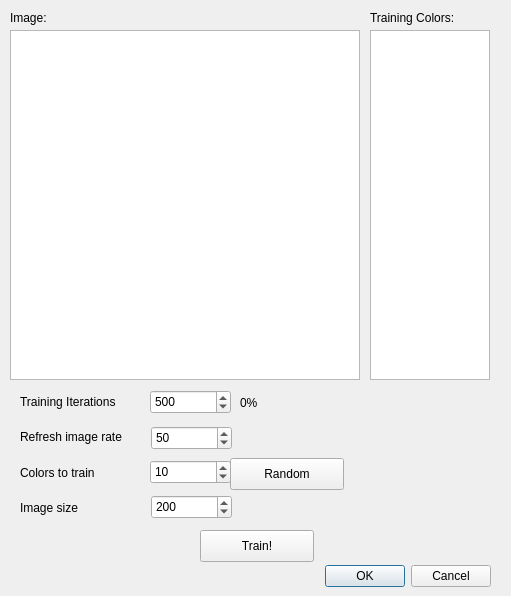
<?xml version="1.0" encoding="UTF-8"?>
<ui version="4.0">
 <class>Dialog</class>
 <widget class="QDialog" name="Dialog">
  <property name="geometry">
   <rect>
    <x>0</x>
    <y>0</y>
    <width>511</width>
    <height>596</height>
   </rect>
  </property>
  <property name="windowTitle">
   <string>Aldohonen</string>
  </property>
  <widget class="QDialogButtonBox" name="buttonBox">
   <property name="geometry">
    <rect>
     <x>150</x>
     <y>560</y>
     <width>341</width>
     <height>32</height>
    </rect>
   </property>
   <property name="orientation">
    <enum>Qt::Horizontal</enum>
   </property>
   <property name="standardButtons">
    <set>QDialogButtonBox::Cancel|QDialogButtonBox::Ok</set>
   </property>
  </widget>
  <widget class="QGraphicsView" name="originalGV">
   <property name="geometry">
    <rect>
     <x>10</x>
     <y>30</y>
     <width>350</width>
     <height>350</height>
    </rect>
   </property>
   <property name="mouseTracking">
    <bool>true</bool>
   </property>
   <property name="verticalScrollBarPolicy">
    <enum>Qt::ScrollBarAlwaysOff</enum>
   </property>
   <property name="horizontalScrollBarPolicy">
    <enum>Qt::ScrollBarAlwaysOff</enum>
   </property>
  </widget>
  <widget class="QLabel" name="label">
   <property name="geometry">
    <rect>
     <x>10</x>
     <y>10</y>
     <width>101</width>
     <height>16</height>
    </rect>
   </property>
   <property name="text">
    <string>Image:</string>
   </property>
  </widget>
  <widget class="QLabel" name="label_7">
   <property name="geometry">
    <rect>
     <x>20</x>
     <y>394</y>
     <width>121</width>
     <height>16</height>
    </rect>
   </property>
   <property name="text">
    <string>Training Iterations</string>
   </property>
  </widget>
  <widget class="QSpinBox" name="iterations">
   <property name="geometry">
    <rect>
     <x>150</x>
     <y>390</y>
     <width>81</width>
     <height>24</height>
    </rect>
   </property>
   <property name="minimum">
    <number>1</number>
   </property>
   <property name="maximum">
    <number>999999999</number>
   </property>
   <property name="value">
    <number>500</number>
   </property>
  </widget>
  <widget class="QLabel" name="avg">
   <property name="geometry">
    <rect>
     <x>478</x>
     <y>439</y>
     <width>62</width>
     <height>16</height>
    </rect>
   </property>
   <property name="text">
    <string/>
   </property>
  </widget>
  <widget class="QLabel" name="label_2">
   <property name="geometry">
    <rect>
     <x>20</x>
     <y>429</y>
     <width>121</width>
     <height>16</height>
    </rect>
   </property>
   <property name="text">
    <string>Refresh image rate</string>
   </property>
  </widget>
  <widget class="QSpinBox" name="refresh">
   <property name="geometry">
    <rect>
     <x>151</x>
     <y>426</y>
     <width>81</width>
     <height>24</height>
    </rect>
   </property>
   <property name="minimum">
    <number>1</number>
   </property>
   <property name="maximum">
    <number>99999999</number>
   </property>
   <property name="value">
    <number>50</number>
   </property>
  </widget>
  <widget class="QLabel" name="label_3">
   <property name="geometry">
    <rect>
     <x>20</x>
     <y>465</y>
     <width>101</width>
     <height>16</height>
    </rect>
   </property>
   <property name="text">
    <string>Colors to train</string>
   </property>
  </widget>
  <widget class="QSpinBox" name="colors">
   <property name="geometry">
    <rect>
     <x>150</x>
     <y>460</y>
     <width>81</width>
     <height>24</height>
    </rect>
   </property>
   <property name="minimum">
    <number>2</number>
   </property>
   <property name="maximum">
    <number>999999</number>
   </property>
   <property name="value">
    <number>10</number>
   </property>
  </widget>
  <widget class="QLabel" name="label_4">
   <property name="geometry">
    <rect>
     <x>370</x>
     <y>10</y>
     <width>101</width>
     <height>16</height>
    </rect>
   </property>
   <property name="text">
    <string>Training Colors:</string>
   </property>
  </widget>
  <widget class="QPushButton" name="randomBtn">
   <property name="geometry">
    <rect>
     <x>230</x>
     <y>458</y>
     <width>114</width>
     <height>32</height>
    </rect>
   </property>
   <property name="text">
    <string>Random</string>
   </property>
  </widget>
  <widget class="QGraphicsView" name="colorsGV">
   <property name="geometry">
    <rect>
     <x>370</x>
     <y>30</y>
     <width>120</width>
     <height>350</height>
    </rect>
   </property>
   <property name="horizontalScrollBarPolicy">
    <enum>Qt::ScrollBarAlwaysOff</enum>
   </property>
  </widget>
  <widget class="QPushButton" name="trainBtn">
   <property name="geometry">
    <rect>
     <x>200</x>
     <y>530</y>
     <width>114</width>
     <height>32</height>
    </rect>
   </property>
   <property name="text">
    <string>Train!</string>
   </property>
  </widget>
  <widget class="QLabel" name="progress">
   <property name="geometry">
    <rect>
     <x>240</x>
     <y>395</y>
     <width>62</width>
     <height>16</height>
    </rect>
   </property>
   <property name="text">
    <string>0%</string>
   </property>
  </widget>
  <widget class="QLabel" name="label_5">
   <property name="geometry">
    <rect>
     <x>20</x>
     <y>500</y>
     <width>81</width>
     <height>16</height>
    </rect>
   </property>
   <property name="text">
    <string>Image size</string>
   </property>
  </widget>
  <widget class="QSpinBox" name="imageSize">
   <property name="geometry">
    <rect>
     <x>151</x>
     <y>495</y>
     <width>81</width>
     <height>24</height>
    </rect>
   </property>
   <property name="minimum">
    <number>10</number>
   </property>
   <property name="maximum">
    <number>350</number>
   </property>
   <property name="value">
    <number>200</number>
   </property>
  </widget>
 </widget>
 <resources/>
 <connections>
  <connection>
   <sender>buttonBox</sender>
   <signal>accepted()</signal>
   <receiver>Dialog</receiver>
   <slot>accept()</slot>
   <hints>
    <hint type="sourcelabel">
     <x>248</x>
     <y>254</y>
    </hint>
    <hint type="destinationlabel">
     <x>157</x>
     <y>274</y>
    </hint>
   </hints>
  </connection>
  <connection>
   <sender>buttonBox</sender>
   <signal>rejected()</signal>
   <receiver>Dialog</receiver>
   <slot>reject()</slot>
   <hints>
    <hint type="sourcelabel">
     <x>316</x>
     <y>260</y>
    </hint>
    <hint type="destinationlabel">
     <x>286</x>
     <y>274</y>
    </hint>
   </hints>
  </connection>
 </connections>
</ui>
